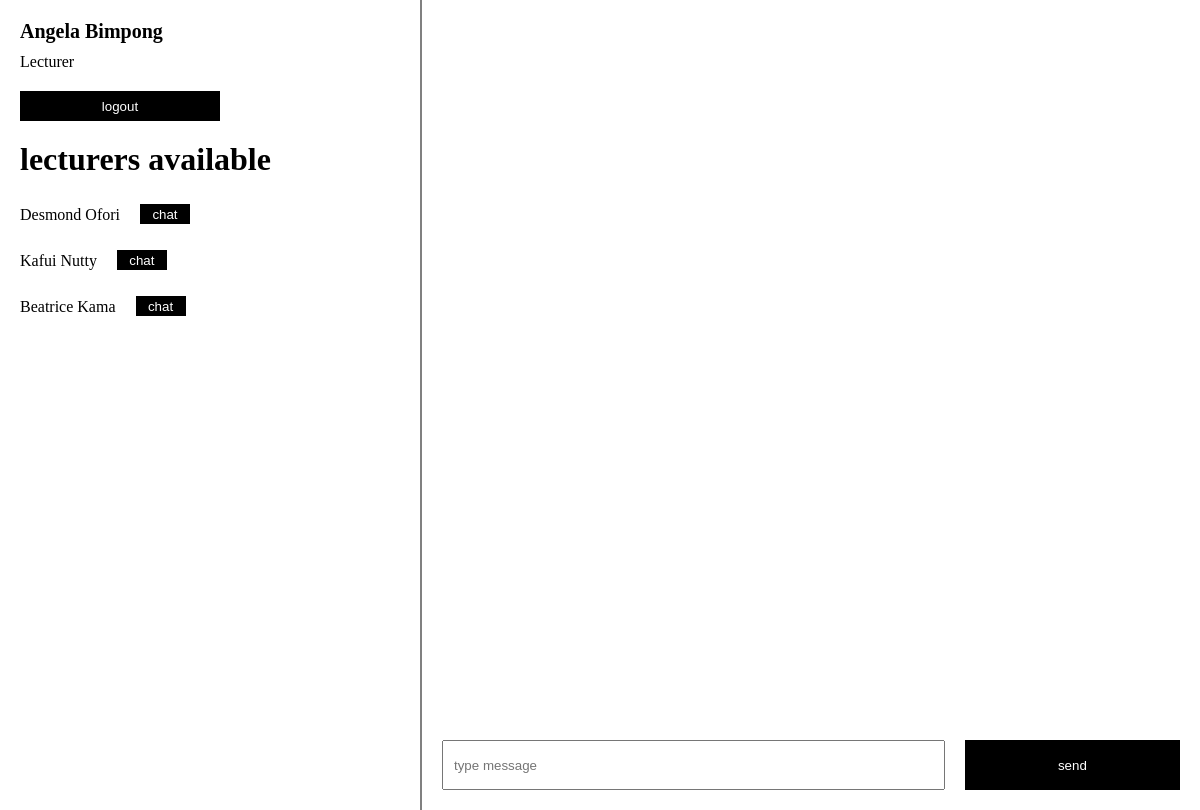
Page /chat.php (signed in) on the committed database.
### tables this page shows
CREATE TABLE `users` (
  `id` int(11) NOT NULL,
  `unique_id` varchar(255) NOT NULL,
  `fname` varchar(255) NOT NULL,
  `lname` varchar(255) NOT NULL,
  `username` varchar(255) NOT NULL,
  `password` varchar(255) NOT NULL,
  `status` varchar(255) NOT NULL,
  `role` varchar(255) NOT NULL
);

### chat.php (the view, shortened to what this page needs)
<?php
include './connection.php';
$username= $_SESSION['username'];
$sql= "SELECT * FROM `users` WHERE username= '$username'";
$result= mysqli_query($con,$sql);
$row= mysqli_fetch_assoc($result);
$fname= $row['fname'];
$lname= $row['lname'];
$fullname = $fname." ".$lname;
$role=$row['role'];
$id = $_GET['oomfid'];
?>
<!DOCTYPE html>
<html lang="en">
<head>
    <link rel="stylesheet" href="chat12.css">
</head>
<body>
    <div class="container">
        <div class="left">
            <div class="profile">
                <p class="name"><?php echo $fullname;?></p>
                <p class="role"><?php echo $role;?></p>
            </div>
            <button onclick="location.href='./logout.php'">logout</button>
            <div class="others">
                <p class="side-title">lecturers available</p>
                <div class="list">
                    <?php
                        include './connection.php';
                        $sqldisplay= "SELECT * FROM `users` WHERE NOT role='$role'";
                        $resultdisplay= mysqli_query($con, $sqldisplay);
                        if($resultdisplay){
                        while($rowdisplay=mysqli_fetch_assoc($resultdisplay)){
                            $unique_id=$rowdisplay['unique_id'];
                            $firstname=$rowdisplay['fname'];
                            $lastname=" ".$rowdisplay['lname'];
                            $fullname=$firstname.$lastname;
                            echo"
                            <div class=\"person\">
                                <div class=\"person-top\">
                                    <img src=\"\" alt=\"\">
                                    <p class=\"person-name\">$fullname</p>
                                </div>
                                <button onclick=\"location.href = 'chat.php?oomfid=".$unique_id."'\">chat</button>
                            </div>
                            ";
                        }
                        }
        ?>
                </div>
            </div>
        </div>
        <div class="right">
            <div class="right-chat">
            </div>
            <div class="message-box">
                <form action="./chat.php?oomfid=<?php echo $id;?>" method="post">
                    <input type="text" name="message" id="message" placeholder="type message">
                    <input type="submit" value="send" name="submit">
                </form>
            </div>
        </div>
    </div>
</body>
</html>

### chat12.css (style rules this page uses)
* { margin: 0; padding: 0; box-sizing: border-box; text-decoration: none; overflow-x: hidden; }
.container { display: flex; width: 100vw; min-height: 100vh; justify-content: space-between; }
.left { width: 35vw; display: flex; flex-direction: column; gap: 20px; padding: 20px; }
.profile { display: flex; flex-direction: column; align-items: flex-start; gap: 10px; }
.name { font-weight: bold; font-size: 20px; }
.role { font-weight: lighter; text-transform: capitalize; }
.left button { width: 200px; background-color: black; color: white; height: 30px; border: none; cursor: pointer; }
.others { display: flex; flex-direction: column; gap: 10px; }
.others .side-title { font-weight: bolder; font-size: 32px; }
.list { display: flex; flex-direction: column; align-items: flex-start; gap: 10px; }
.person { display: flex; align-items: flex-end; justify-content: space-between; gap: 20px; }
.person button { width: 50px; height: 20px; cursor: pointer; }
.right { width: 65vw; min-height: 90vh; display: flex; flex-direction: column; align-items: center; padding: 20px; border-left: 2px solid gray; justify-content: space-between; }
.right-chat { width: 100%; min-height: 90vh; display: flex; flex-direction: column; align-items: flex-start; padding: 5px; gap: 5px; }
.message-box { width: 100%; display: flex; align-items: center; justify-content: center; }
.message-box form { display: flex; align-items: center; justify-content: center; gap: 20px; width: 100%; }
.message-box form input { height: 50px; }
.message-box form input:first-child { width: 70%; padding: 10px; }
.message-box form input:last-child { width: 30%; color: white; background-color: black ; border: none; }

### rows in the picture
users: fullname "Angela Bimpong", role "Lecturer"
users: fullname "Desmond Ofori"
users: fullname "Kafui Nutty"
users: fullname "Beatrice Kama"
